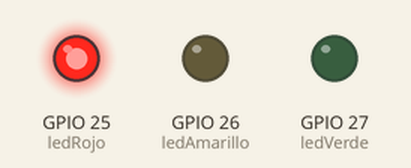
Bench run of a sketch on a simulated ESP32. On the bench: output pins drawn as LEDs (lit = HIGH).

Above: at 1.5 s.
At 5.0 s:
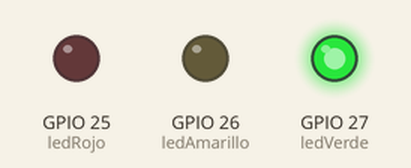
At 8.0 s:
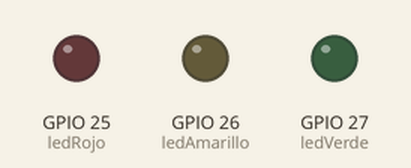
At 10.4 s:
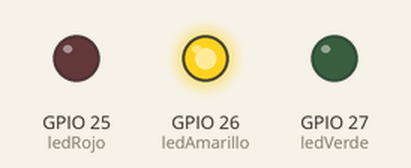
Timing chart, 0 to 14.8 s (numbered marks = the images above):
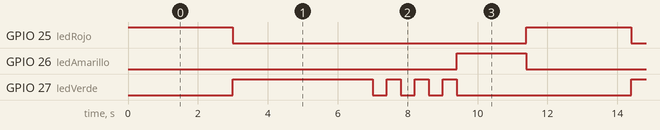

Measured:
- by itself, GPIO 25 (ledRojo): alternates HIGH for 3.0 s and LOW for 8.4 s
- by itself, GPIO 26 (ledAmarillo): alternates HIGH for 2.0 s and LOW for 9.4 s
- by itself, GPIO 27 (ledVerde): repeats every 11.4 s: 3 × (LOW 0.40 s, HIGH 0.40 s), LOW 5.0 s, HIGH 4.0 s

The sketch:

semaforo.ino
```cpp
// Semáforo con ESP32


int ledRojo = 25;
int ledAmarillo = 26;
int ledVerde = 27;

void setup() {
  pinMode(ledRojo, OUTPUT);
  pinMode(ledAmarillo, OUTPUT);
  pinMode(ledVerde, OUTPUT);
}

void loop() {

  digitalWrite(ledRojo, HIGH);
  delay(3000);
  digitalWrite(ledRojo, LOW);


  digitalWrite(ledVerde, HIGH);
  delay(4000);


  for (int i = 0; i < 3; i++) {
    digitalWrite(ledVerde, LOW);
    delay(400);
    digitalWrite(ledVerde, HIGH);
    delay(400);
  }
  digitalWrite(ledVerde, LOW);


  digitalWrite(ledAmarillo, HIGH);
  delay(2000);
  digitalWrite(ledAmarillo, LOW);
}
```
